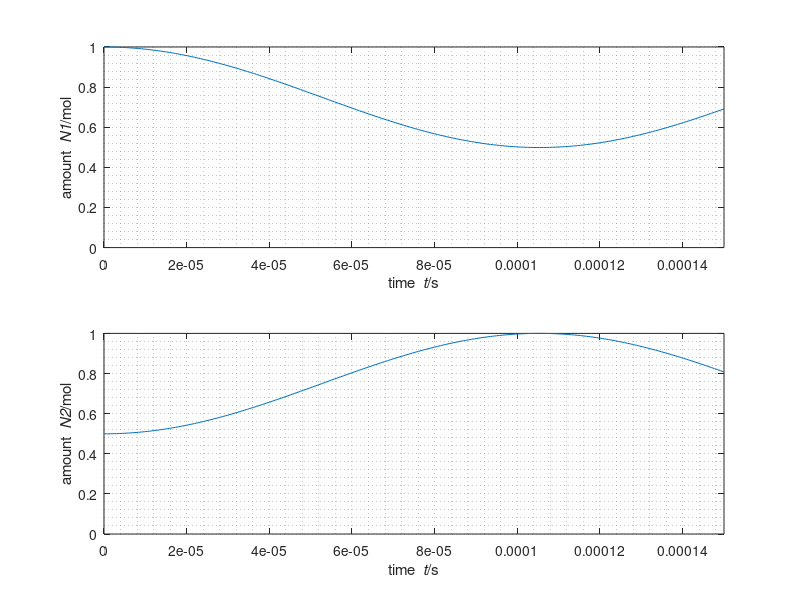

Write the MATLAB code that produced this figure.
%%%% Numerical time integration of piston-gas-spring
%% SI units used throughout
%% Vertical coordinate z, positive upward #\iffalse
clearvars; %\fi@

rho = 0.028; % molar mass
A = 0.01^2; % cell area/m^2
V = 0.01^3; % cell volume/m^2
T = 300; % temperature
R = 8.31446; % molar gas constant

t = 0; % initial time
dt = 0.0000001; % time step
t_end = dt*1500; % final time

N1 = 1; % initial amount/mol in cell 1
N2 = 0.5; % initial amount/mol in cell 2
P1 = 0; % initial x-momentum in cell 1
P2 = 0; % initial x-momentum in cell 2
J1in = 0; % matter flux into cell 1
J2out = 0; % matter flux out of cell 2
F1in = 0; % momentum flux into cell 1
F2out = 0; % momentum flux out of cell 2

%\iffalse
%% Plot & saving
%% adjust final time if not multiple of timestep
t_end = t_end + mod(t_end-t,dt);
%% Save values of all quantities at some steps during the simulation,
%% for subsequente analysis or plotting
%% (saving at all timesteps could be too costly)
Nsaves = 200; % number of timepoints to save during the simulation
%% Calculate time interval for saving
dsave = (t_end-t)/(Nsaves-1);
if abs(dsave) < (dt)
  error('time interval between saves is smaller than timestep')
end
%% Initialize vectors to contain saved values
tSave = nan(Nsaves,1);
N1Save = nan(Nsaves,1);
N2Save = nan(Nsaves,1);
%% Save initial values
i = 1; % index that keeps count of savepoints
t0 = t;
tSave(1) = t;
N1Save(1) = N1;
N2Save(1) = N2;
J12 = 0;
F12 = 0;
%% Numerical time integration
%\fi@
while t < t_end
  pressure12 = R * T * (N1+N2)/(V+V);
  F12 = J12 * (P1+P2)/(N1+N2) + A * pressure12;
  J12 = A/rho * (P1+P2)/(V+V);

  pressure1 = R * T * N1/V;
  pressure2 = - R * T * N2/V;

  N1 = max(N1 + (J1in - J12)*dt, 0);
  N2 = max(N2 + (J12 - J2out)*dt, 0);
  P1 = P1 + (F1in - F12 + A*pressure1) * dt;
  P2 = P2 + (F12 - F2out + A*pressure2) * dt;

  t = t + dt; %\iffalse
  %% Check whether to save & plot at this step
  if min(abs([0 dsave] - mod(t-t0, dsave))) <= dt/2
    i = i+1;
    tSave(i) = t;
    N1Save(i) = N1;
    N2Save(i) = N2;
  end %\fi@
end %\iffalse
%% Plot trajectory
%close all;
subplot(2,1,1)
cols = get(0, 'DefaultAxesColorOrder');
plot(tSave, N1Save,'-','Color',cols(1,:));
xlabel('time {\it t}/s'); ylabel('amount {\it N1}/mol');
axis('tight'); 
ylim([0 max(N1Save)]);
grid minor;

subplot(2,1,2)
plot(tSave, N2Save,'-','Color',cols(1,:));
xlabel('time {\it t}/s'); ylabel('amount {\it N2}/mol');
axis('tight'); 
ylim([0 max(N2Save)]);
grid minor;
